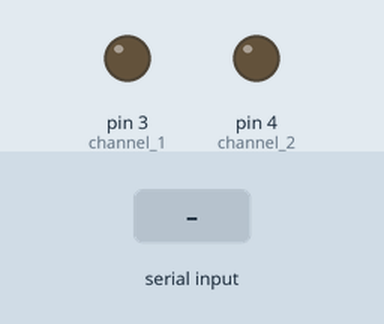
Bench run of a sketch on a simulated Arduino Uno, built with avr-gcc and run on an emulated ATmega328P. Parts: output pins drawn as LEDs (lit = HIGH). The inputs (shaded band) are chosen by the test bench.

Above: at 1.2 s.
1.3 s: "1" received over Serial
At 2.4 s:
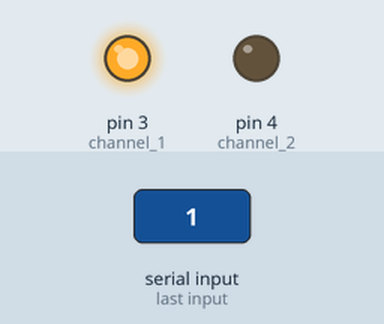
2.8 s: "3" received over Serial
At 3.5 s:
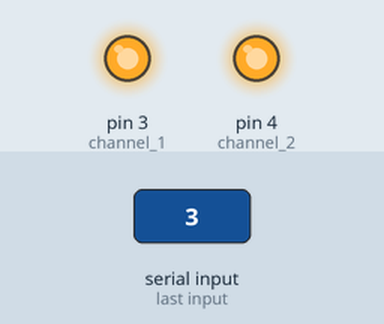
4.3 s: "2" received over Serial
At 4.6 s:
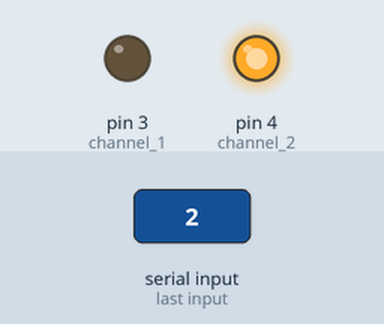
5.8 s: "0" received over Serial
At 7.0 s:
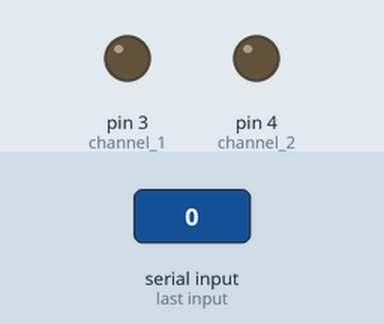
Timing chart, 0 to 8.3 s (numbered marks = the images above; inputs shaded):
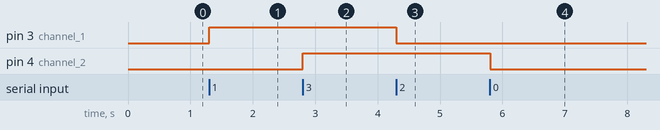

The sketch:

trialcar.ino
```cpp
char bluetooth;
int channel_1 = 3;
int channel_2 = 4;
void setup() {
  // put your setup code here, to run once:
Serial.begin(9600); //began the serial number
pinMode(channel_1, OUTPUT);
pinMode(channel_2, OUTPUT);
digitalWrite(channel_1, LOW);
digitalWrite(channel_2, LOW);
}

void loop() {
  // put your main code here, to run repeatedly:
if(Serial.available()   // checking if the serial monitor is available
)
{
  bluetooth = Serial.read(); // after checking its availability it is reading what is written in it
  if (bluetooth == '1')
  {
    digitalWrite(channel_1, HIGH); //writing what the fan is to do when clicked
    }
    if (bluetooth == '3')
    {
      digitalWrite(channel_2, HIGH); //writing what the light is to do when clicked
    }
    if (bluetooth == '0')
    {
      digitalWrite(channel_2, LOW);
      }
  if (bluetooth == '2')
  {
   digitalWrite(channel_1, LOW); //writing what the fan is to do when clicked
  }
}
}
```

Measured:
- after the input at 1.3 s, pin 3 (channel_1): LOW → HIGH at once
- after the input at 2.8 s, pin 4 (channel_2): LOW → HIGH at once
- after the input at 4.3 s, pin 3 (channel_1): HIGH → LOW at once
- after the input at 5.8 s, pin 4 (channel_2): HIGH → LOW at once
